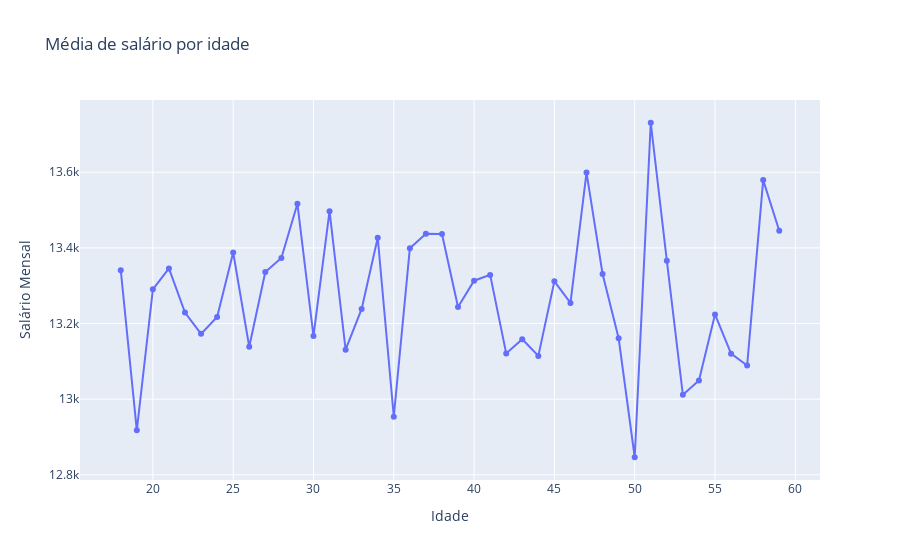

The code cell stored with this chart in its notebook:
### Code cell
# Calcular a média de salário por idade
salario_por_idade = df_funcionarios.groupby('Idade')['Salário Mensal'].mean()

fig = px.line( salario_por_idade.reset_index(), x = "Idade", y = "Salário Mensal", title = "Média de salário por idade", markers = True)
fig.show()

### Figure 1 — Plotly figure (JSON) as saved in the notebook; plotly's stock layout.template omitted (floating-point values rounded to 4 significant figures)
{"data": [{"hovertemplate": "Idade=%{x}<br>Salário Mensal=%{y}<extra></extra>", "legendgroup": "", "line": {"color": "#636efa", "dash": "solid"}, "marker": {"symbol": "circle"}, "mode": "lines+markers", "name": "", "orientation": "v", "showlegend": false, "type": "scatter", "x": [18.0, 19.0, 20.0, 21.0, 22.0, 23.0, 24.0, 25.0, 26.0, 27.0, 28.0, 29.0, 30.0, 31.0, 32.0, 33.0, 34.0, 35.0, 36.0, 37.0, 38.0, 39.0, 40.0, 41.0, 42.0, 43.0, 44.0, 45.0, 46.0, 47.0, 48.0, 49.0, 50.0, 51.0, 52.0, 53.0, 54.0, 55.0, 56.0, 57.0, 58.0, 59.0], "xaxis": "x", "y": [13340.0, 12920.0, 13290.0, 13350.0, 13230.0, 13170.0, 13220.0, 13390.0, 13140.0, 13340.0, 13370.0, 13520.0, 13170.0, 13500.0, 13130.0, 13240.0, 13430.0, 12950.0, 13400.0, 13440.0, 13440.0, 13240.0, 13310.0, 13330.0, 13120.0, 13160.0, 13110.0, 13310.0, 13250.0, 13600.0, 13330.0, 13160.0, 12850.0, 13730.0, 13370.0, 13010.0, 13050.0, 13220.0, 13120.0, 13090.0, 13580.0, 13450.0], "yaxis": "y"}], "layout": {"legend": {"tracegroupgap": 0}, "title": {"text": "Média de salário por idade"}, "xaxis": {"anchor": "y", "domain": [0, 1], "title": {"text": "Idade"}}, "yaxis": {"anchor": "x", "domain": [0, 1], "title": {"text": "Salário Mensal"}}}}
